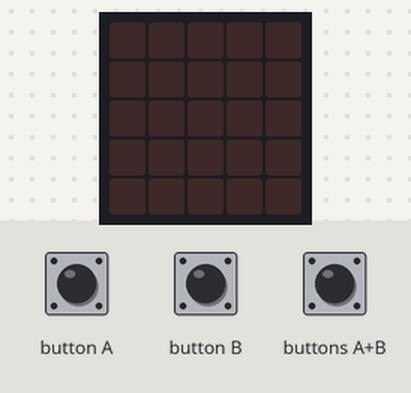
Recording of a program running on a simulated BBC micro:bit (MakeCode). Shown: the board's 5×5 LED display. The inputs (shaded band) are chosen by the test bench.

Above: at 1.2 s.
1.3 s: button A pressed for 0.15 s
At 1.9 s:
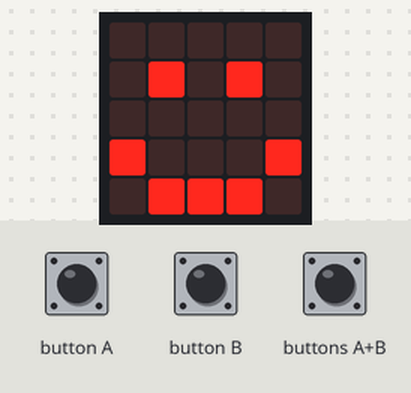
2.9 s: button B pressed for 0.15 s
At 4.2 s:
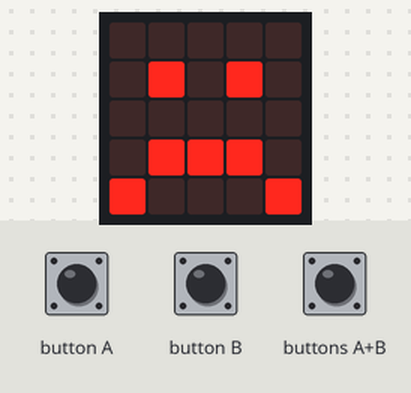
4.5 s: buttons A+B pressed for 0.15 s
At 5.5 s:
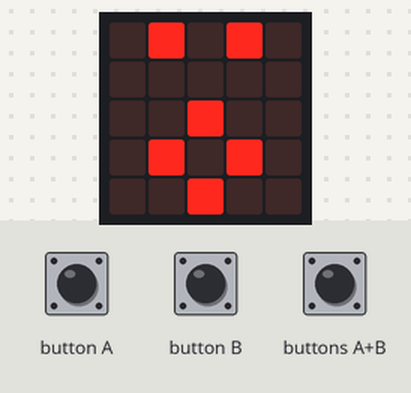
Timing chart, 0 to 7.5 s (numbered marks = the images above; inputs shaded):
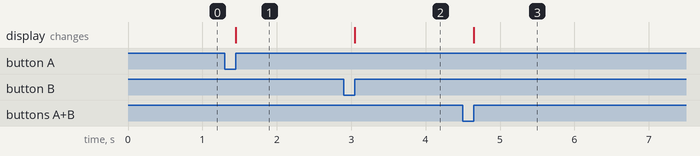

The program:

main.ts
```typescript
input.onButtonPressed(Button.A, function onButtonAPressed() {
    basic.showIcon(IconNames.Happy);
});

input.onButtonPressed(Button.B, function onButtonBPressed() {
    basic.showIcon(IconNames.Sad);
});

input.onButtonPressed(Button.AB, function onButtonABPressed() {
    basic.showIcon(IconNames.Surprised);
});
```

Measured:
- after the input at 1.3 s, the display: changes after 0.15 s (image 1)
- after the input at 2.9 s, the display: changes after 0.15 s (image 2)
- after the input at 4.5 s, the display: changes after 0.15 s (image 3)
